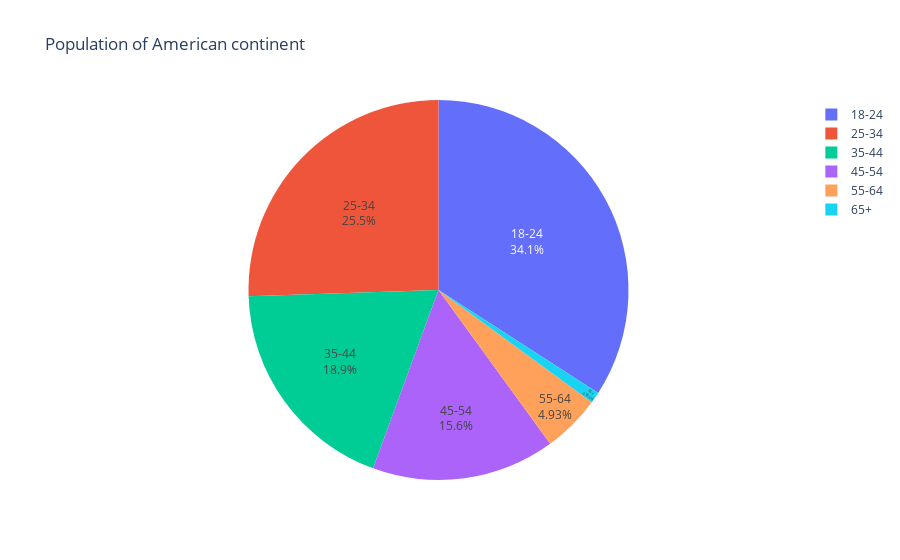

Notebook code for this chart:
### Markdown cell above
### Milieu de Vie

### Code cell
import plotly.express as px
#df = px.data.gapminder().query("year == 2007").query("continent == 'Americas'")
fig = px.pie(Age, values="Categorie d'age", names='Age',
             title='Population of American continent',
             hover_data=["Categorie d'age"], labels={"Categorie d'age":'Nombre'})
fig.update_traces(textposition='inside', textinfo='percent+label')
fig.show()

### Figure 1 — Plotly figure (JSON) as saved in the notebook; plotly's stock layout.template omitted (floating-point values rounded to 4 significant figures)
{"data": [{"customdata": [[643], [481], [356], [294], [93], [18]], "domain": {"x": [0, 1], "y": [0, 1]}, "hovertemplate": "Age=%{label}<br>Nombre=%{customdata[0]}<extra></extra>", "labels": ["18-24", "25-34", "35-44", "45-54", "55-64", "65+"], "legendgroup": "", "name": "", "showlegend": true, "textinfo": "percent+label", "textposition": "inside", "type": "pie", "values": [643, 481, 356, 294, 93, 18]}], "layout": {"legend": {"tracegroupgap": 0}, "title": {"text": "Population of American continent"}}}
